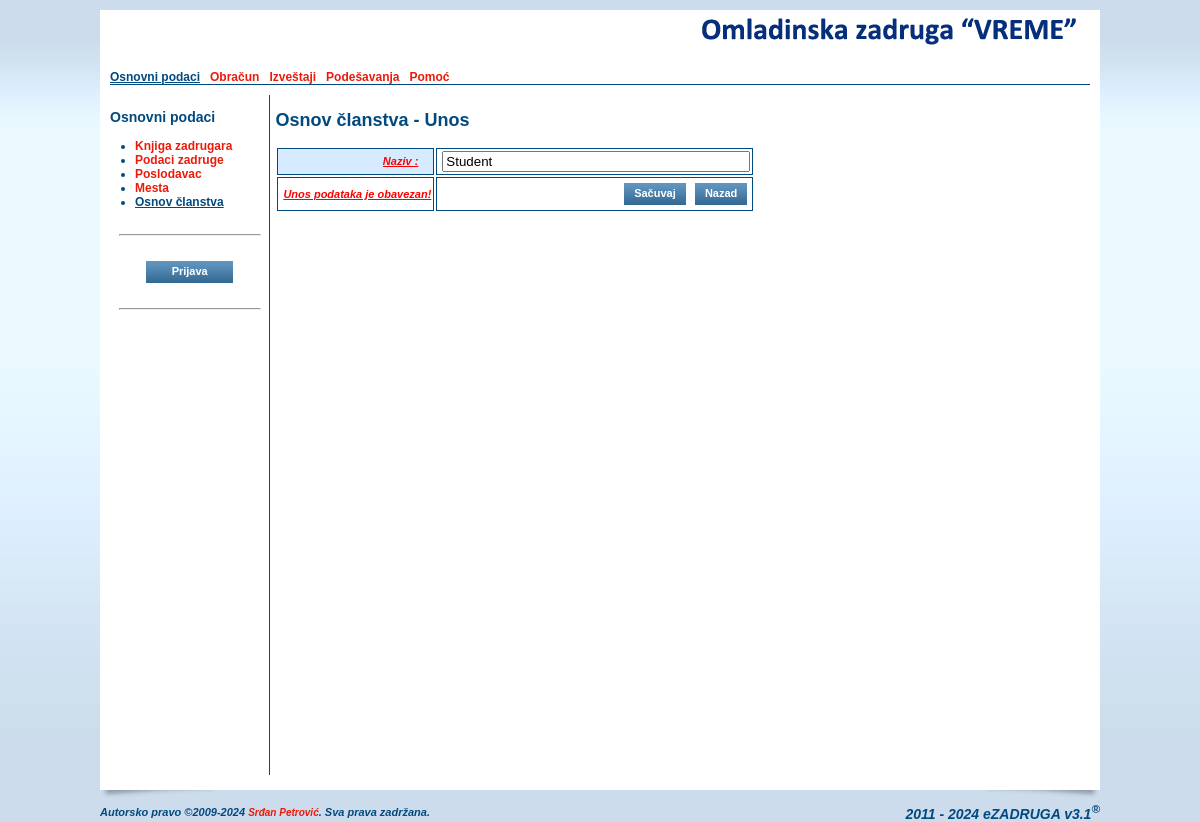
The page /osnovunos.php?id=1 on the database its author committed.
### tables this page shows
CREATE TABLE IF NOT EXISTS `oszcooperative` (
  `ID` smallint(6) NOT NULL AUTO_INCREMENT,
  `name` varchar(255) NOT NULL,
  `short` varchar(50) NOT NULL,
  `shortest` varchar(25) NOT NULL,
  `address` varchar(255) DEFAULT NULL,
  `IDPlace` smallint(6) DEFAULT NULL,
  `phone` varchar(20) DEFAULT NULL,
  `mobile` varchar(20) DEFAULT NULL,
  `fax` varchar(20) DEFAULT NULL,
  `email` varchar(255) DEFAULT NULL,
  `url` varchar(255) DEFAULT NULL,
  `account` varchar(255) DEFAULT NULL,
  `reference` varchar(255) NOT NULL,
  `pib` varchar(20) DEFAULT NULL,
  `idnumber` varchar(20) DEFAULT NULL,
  `activity` varchar(20) NOT NULL,
  `currentyear` varchar(4) NOT NULL,
  `contracthours` tinyint(4) NOT NULL DEFAULT '0',
  `memberhours` tinyint(4) NOT NULL DEFAULT '0',
  `headimage` varchar(255) DEFAULT NULL,
  `pdfimage` varchar(255) DEFAULT NULL,
  PRIMARY KEY (`ID`),
  KEY `name` (`name`),
  KEY `IDPlace` (`IDPlace`)
);

CREATE TABLE IF NOT EXISTS `oszmenu` (
  `ID` smallint(6) NOT NULL AUTO_INCREMENT,
  `title` varchar(70) NOT NULL,
  `link` varchar(255) NOT NULL,
  `root` smallint(6) NOT NULL DEFAULT '0',
  `sort` tinyint(4) DEFAULT NULL,
  `sub_item` tinyint(4) NOT NULL DEFAULT '-1',
  `show_admin` tinyint(4) NOT NULL DEFAULT '0',
  PRIMARY KEY (`ID`),
  KEY `title` (`title`),
  KEY `root` (`root`),
  KEY `link` (`link`)
);

CREATE TABLE IF NOT EXISTS `oszmemberbasis` (
  `ID` tinyint(4) NOT NULL AUTO_INCREMENT,
  `name` varchar(70) NOT NULL,
  PRIMARY KEY (`ID`),
  KEY `name` (`name`)
);

### osnovunos.php (the view, shortened to what this page needs)
<?php
$id       = 0;
$name     = "";
if (isset($_GET['id']) && (int)$_GET['id'] > 0 ) {
  $id = (int)$_GET['id'];
}
include_once('./header.php');
if ($id > 0) {
  $query  = mysql_query("SELECT * FROM oszmemberbasis WHERE ID=$id") or die(mysql_error());
  $res    = mysql_fetch_array($query);
  $name   = $res["name"];
}
?>
              <h2><?=$GLOBALS["sectiontitle"];?></h2>
              <form name="frmTableEdit" id="frmTableEdit" method="POST" action="./osnovunos.php" onSubmit="javascript:return checkInput();">
              <table cellpadding="2" cellspacing="2" border="0" class="table_edit">
                <tr>
                  <th align="right"><span class="required_data">Naziv :  </span></th>
                  <td><input type="text" value="<?=$name;?>" name="name" id="name" maxlength="255" style="width: 300px;" /></td>
                </tr>
                <tr>
                  <td class="required_data">Unos podataka je obavezan!</td>
                  <td style="padding:5px 5px 5px 0px;" align="right"><input type="submit" class="btn" name="submit" value="Sačuvaj" /> &nbsp; <input type="button" class="btn" name="reset" value="Nazad" onClick="javascript: history.go(-1);" /></td>
                </tr>
              </table>
              </form>
<?php
include_once('./footer.php');
?>

### header.php (shortened to what this page needs)
<?php
require_once('./lang/sr.php');
$_esettings = $_session->_getSettings();
if (count($_esettings) == 0) {
  $query = mysql_query("select * from esettings where ID > 0 LIMIT 1") or die(mysql_error());
  $_esettings = mysql_fetch_array($query);
}
$_oszcooperative = $_session->_getCooperative();
if (count($_oszcooperative) == 0) {
  $query = mysql_query("select * from oszcooperative where ID > 0 LIMIT 1") or die(mysql_error());
  $_oszcooperative = mysql_fetch_array($query);
}
$forSelf = explode("/", $_SERVER['PHP_SELF']);
$_self   = $forSelf[count($forSelf)-1];
$_menu   = array();
$_root   = 0;
$_father = 0;
$_this   = 0;
$_index  = false;
$query = mysql_query("SELECT * FROM oszmenu ORDER BY root, sort") or die(mysql_error());
while ($res = mysql_fetch_array($query)) {
  if ($_self == trim($res['link'])) {
    $_this    = $res['ID'];
    $_father  = $res['root'];
  }
  if ($res['root'] > 0) {
    foreach($_menu[0] as $key => $menu) {
      if ($key == $res['root']) {
        $_menu[0][$key]['submenu'][$res['ID']] = array(
        "ID"        => $res['ID'],
        "title"     => $res['title'],
        "link"      => $res['link'],
        "root"      => $res['root'],
        "sort"      => $res['sort'],
        "sub_item"  => $res['sub_item'],
        "show_admin"=> $res['show_admin']
        );
      }
    }
  } else {
    $_menu[0][$res['ID']] = array(
      "ID"    => $res['ID'],
      "title" => $res['title'],
      "link"  => $res['link'],
      "root"  => $res['root'],
      "sort"      => $res['sort'],
      "sub_item"  => $res['sub_item'],
      "show_admin"=> $res['show_admin']
    );
  }
}
if ($_father > 0 || $_this > 0) {
  if ($_father > 0) {
    if (!isset($_menu[$_root][$_father]['submenu'][$_this])) {
      foreach($_menu[$_root] as $key => $submenu) {
        if (isset($_menu[$_root][$key]['submenu'][$_father])) {
          $_root = $key;
          break;
        }
      }
    }
  }
} else $_index  = true;
?>
<!DOCTYPE html PUBLIC "-//W3C//DTD XHTML 1.0 Transitional//EN" "http://www.w3.org/TR/xhtml1/DTD/xhtml1-transitional.dtd">
<html xmlns="http://www.w3.org/1999/xhtml" >
  <head>
    <link href="./css/style.css" rel="stylesheet" type="text/css">
    <link href="./css/calendar.css" rel="stylesheet" type="text/css">
  </head>
<?php
if (isset($preload_image) && is_array($preload_image)) {
  $strOnLoad = "javascript:MM_preloadImages(";
  $start = true;
  foreach($preload_image as $_image) {
    if ($start)
    {
      $start = false;
      $strOnLoad .= "'". $_image."'";
    } else $strOnLoad .= ",'". $_image."'";
  }
?>
  <body OnLoad="<?=$strOnLoad;?>">
<?php
} else {
?>
  <body>
<?php
}
?>
    <div class="main_content_location" align="center" valign="top">
      <table cellpadding="0" cellspacing="0" border="0">
        <tr>
          <td colspan="2" valign="top">
            <table cellpadding="0" cellspacing="0" border="0" class="content_all">
              <tr>
                <td class="content_all_left"><img src="./images/1px.gif" /></td>
                <td class="content_main" valign="top">
                    <table cellpadding="0" cellspacing="0" border="0" class="content_main">
                      <tr>
                        <td>
                          <table cellpadding="0" cellspacing="0" border="0" class="header">
                            <tr>
                              <td align="left" class="header_left">
                              </td>
                              <td align="right" valign="top" class="header_right">
                                <a href="./index.php">
<?php if (isset($_esettings["custom_head"]) && $_esettings["custom_head"] && isset($_oszcooperative["headimage"]) && file_exists($_oszcooperative["headimage"])) { ?>
                                  <img src="<?=$_oszcooperative["headimage"];?>" alt="<?=$_LANG["sr"]["MAIN_IMAGE_ALT"];?>" title="<?=$_LANG["sr"]["MAIN_IMAGE_ALT"];?>" />
<?php } else { ?>
                                  <img src="./images/ezadruga_logo.png" alt="<?=$_LANG["sr"]["MAIN_IMAGE_ALT"];?>" title="<?=$_LANG["sr"]["MAIN_IMAGE_ALT"];?>" />
<?php } ?>
                                </a>
                              </td>
                            </tr>
                            <tr>
                              <td class="main_menu" colspan="2">
<?
  foreach ($_menu[0] as $key => $menu) {
    if (intval($menu["sort"]) > 0) {
      if ($key == $_father || $key == $_root){
        if ($_menu[0][$key]["show_admin"] && $GLOBALS["admin"]) {
?>
                                <a href="./<?=$_menu[0][$key]["link"];?>" class="main_menu_selected"><?=$_menu[0][$key]["title"];?></a> &nbsp;
<?
        } else {
?>
                                <a href="./<?=$_menu[0][$key]["link"];?>" class="main_menu_selected"><?=$_menu[0][$key]["title"];?></a> &nbsp;
<?
        }
      } else {
        if ($_menu[0][$key]["show_admin"] && $GLOBALS["admin"]) {
?>
                                <a href="./<?=$_menu[0][$key]["link"];?>"><?=$_menu[0][$key]["title"];?></a> &nbsp;
<?
        } else {
?>
                                <a href="./<?=$_menu[0][$key]["link"];?>"><?=$_menu[0][$key]["title"];?></a> &nbsp;
<?
        }
      }
    }
  }
?>
                              </td>
                          </table>
                        </td>
                      </tr>
                      <tr>
                        <td valign="top">
                          <table cellpadding="0" cellspacing="0" border="0" class="main_content">
                            <tr>
                              <td class="left_menu" valign="top">
<?php
if (!$_index) {
?>
                                <h3><?=$GLOBALS["menutitle"];?></h3>
                                <ul>
<?php
  $sub_item = -1;
  if ($_root > 0) {
    foreach($_menu[0][$_root]['submenu'] as $key => $menu) {
      if (intval($_menu[0][$_root]['submenu'][$key]["sort"]) > 0)
      {
        if ($key == $_father || $key == $sub_item) {
          if ($_menu[0][$_root]['submenu'][$key]["show_admin"] && $GLOBALS["admin"]) {
?>
                                  <li><a href="<?=$_menu[0][$_root]['submenu'][$key]["link"];?>" class="main_menu_selected"><?=$_menu[0][$_root]['submenu'][$key]["title"];?></a></li>
<?
          } elseif (!$_menu[0][$_root]['submenu'][$key]["show_admin"]) {
?>
                                  <li><a href="<?=$_menu[0][$_root]['submenu'][$key]["link"];?>" class="main_menu_selected"><?=$_menu[0][$_root]['submenu'][$key]["title"];?></a></li>
<?php
          }
        } else {
          if ($_menu[0][$_root]['submenu'][$key]["show_admin"] && $GLOBALS["admin"]) {
?>
                                  <li><a href="<?=$_menu[0][$_root]['submenu'][$key]["link"];?>"><?=$_menu[0][$_root]['submenu'][$key]["title"];?></a></li>
<?
          } elseif (!$_menu[0][$_root]['submenu'][$key]["show_admin"]) {
?>
                                  <li><a href="<?=$_menu[0][$_root]['submenu'][$key]["link"];?>"><?=$_menu[0][$_root]['submenu'][$key]["title"];?></a></li>
<?php
          }
        }
      }
    }
  }
?>
                                </ul>
<?
} else {
?>
<?php
}
?>
                                <hr style="margin-top:25px;margin-bottom:25px;width:140px;"/>
                                <div align="center">
<?php if (!$GLOBALS["admin"]) { ?>
                                  <form name="frmLogin" action="./login.php" method="POST">
                                    <input type="submit" name="login" id="login" class="btn" value=" &nbsp; &nbsp; Prijava &nbsp; &nbsp; " />
                                  </form>
<?php } ?>
                                </div>
                                <hr style="margin-top:25px;width:140px;" />
                              </td>
                              <td style="width:830px;padding-left:5px;" valign="top">

### css/style.css (style rules this page uses)
body { margin: 0px; padding: 0px; background-color:#ccdcec; background-image:url(bg.jpg); background-repeat:repeat-x; font-family:Arial, Tahoma, Georgia; font-size:12px; color:#004A7F; }
a { font-size:12px; color:#ea1b0a; text-decoration:none; font-weight: bold; }
ul { padding-left:0px; margin-left:25px; }
table { text-align: left; font-size:12px; }
img { border-top: 0px none; border-left: 0px none; border-right: 0px none; border-bottom: 0px none; }
.header { width: 980px; height: 60px; }
.header_left { width: 390px; height: 60px; }
.header_right { width: 590px; height: 60px; }
.main_content_location { padding-top: 10px; }
.content_all { margin: 0px; padding: 0px; background-color:#FFFFFF; width:1000px; }
.content_all_left { background-color:#FFFFFF; width:10px; }
.content_main { width: 980px; background-color:#FFFFFF; font-size:12px; }
.main_content { width: 980px; height:680px; background-color:#FFFFFF; font-size:12px; margin-top:10px; }
.main_menu { border-bottom: 1px solid #004A7F; }
.main_menu_selected { font-size:12px; color:#004A7F; text-decoration:underline; font-weight: bold; }
.left_menu { width:160px; border-right: 1px solid #004A7F; }
.table_edit { font-size:11px; }
.table_edit th { font-weight: bold; font-style: italic; background-color: #D6EBFF; border-top: 1px solid #004A7F; border-left: 1px solid #004A7F; border-right: 1px solid #004A7F; border-bottom: 1px solid #004A7F; padding-left: 15px; padding-right: 15px; }
.table_edit td { border-top: 1px solid #004A7F; border-left: 1px solid #004A7F; border-right: 1px solid #004A7F; border-bottom: 1px solid #004A7F; padding-left: 5px; }
.required_data { font-weight: bold; font-style: italic; color:#ff0000; text-decoration: underline; }
.btn { height:22px; border:none; background-color:#004A7F; background-image:url(btn.jpg); background-repeat:repeat-x; color:#FFFFFF; font-size:11px; cursor:pointer; font-weight:bold; padding:0px 10px 2px 10px; }

### rows shown on the page
oszcooperative: headimage (picture)
oszmenu: title "Osnovni podaci"
oszmenu: title "Obračun"
oszmenu: title "Izveštaji"
oszmenu: title "Podešavanja"
oszmenu: title "Pomoć"
oszmenu: title "Knjiga zadrugara"
oszmenu: title "Podaci zadruge"
oszmenu: title "Poslodavac"
oszmenu: title "Mesta"
oszmenu: title "Osnov članstva"
oszmemberbasis: name "Student"

### other values the page prints
$GLOBALS["menutitle"] "Osnovni podaci"
$GLOBALS["sectiontitle"] "Osnov članstva - Unos"
$GLOBALS["version"] "3.1"
